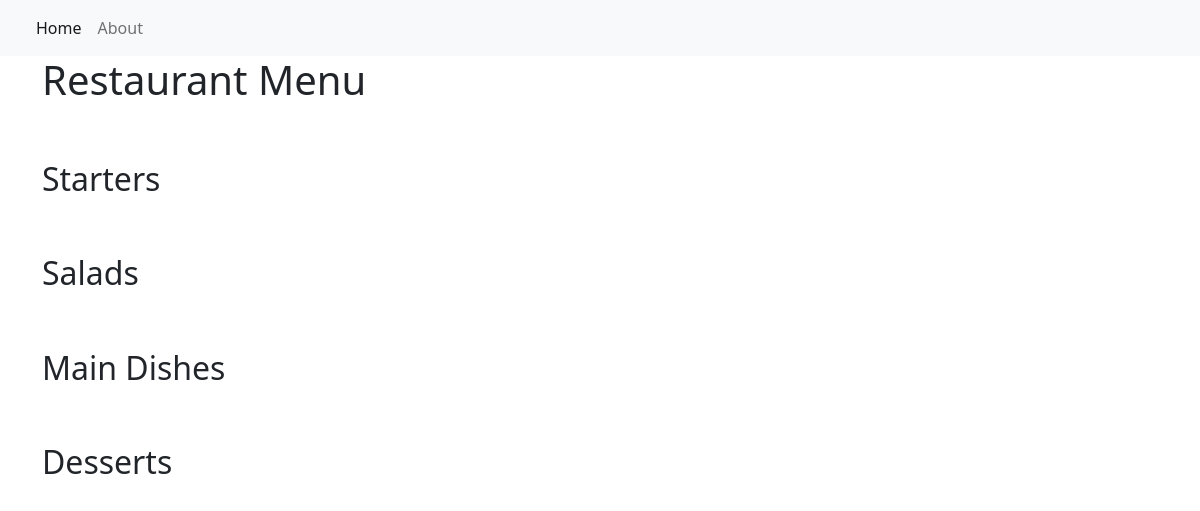
Before: / with the older database file.
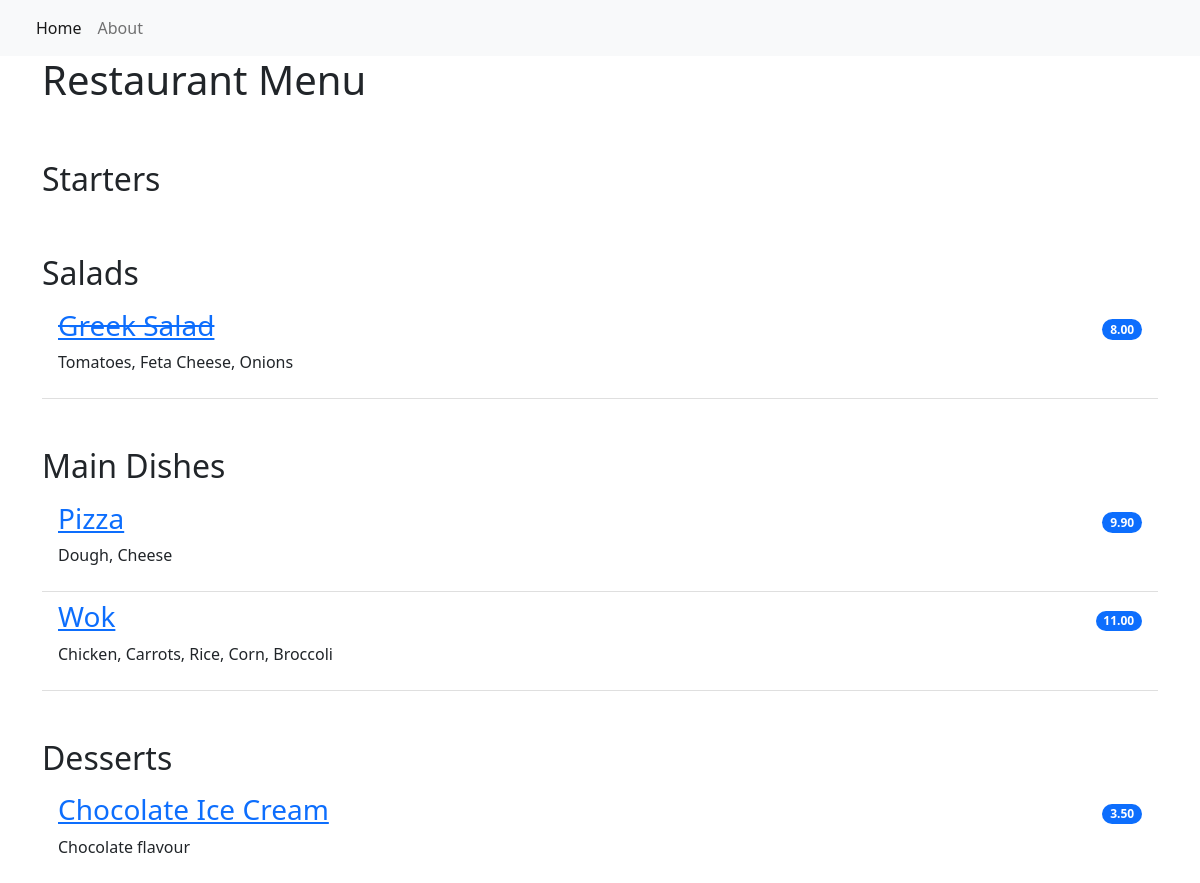
After: the same page with the newer database file.
### restaurant_menu/models.py (models this page shows)
class Item(models.Model):
    meal = models.CharField(max_length=1000, unique=True)
    description = models.CharField(max_length=2000)
    price = models.DecimalField(max_digits=10, decimal_places=2)
    meal_type = models.CharField(max_length=200, choices=MEAL_TYPE)
    author = models.ForeignKey(User, on_delete=models.PROTECT)
    status = models.IntegerField(choices=STATUS, default=0)
    date_created = models.DateTimeField(auto_now_add=True)
    date_updated = models.DateTimeField(auto_now=True)

### restaurant_menu/views.py (the view)
# urls.py: path('', views.MenuList.as_view(), name='home'),
class MenuList(generic.ListView):
    queryset = Item.objects.order_by("date_created")
    template_name = "index.html"
    def get_context_data(self, **kwargs):
        context = super().get_context_data(**kwargs)
        context["meals"] = MEAL_TYPE
        return context

### restaurant_menu/templates/index.html
{% extends 'base.html' %}
{% block content %}
<div class="container">
  <h1>Restaurant Menu</h1>
    <ul class="list-group list-group-flush">
        {% for meal in meals %}
            <h2 class="pt-5">{{ meal.1 }}</h2>
                {% for row in item_list %}
                    {% if row.meal_type == meal.0 %}
                        {% if row.status == 0 %}
                        <li class="list-group-item d-flex justify-content-between align-items-center border-0 pb-0">
                            <a href="{% url 'menu_item' row.pk %}"><h3><del>{{ row.meal }}</del></h3></a>
                            <span class="badge bg-primary rounded-pill">{{ row.price }}</span>
                        </li>
                        <li class="list-group-item pt-0">
                            <p>{{ row.description }}</p>
                        </li>
                        {% else %}
                        <li class="list-group-item d-flex justify-content-between align-items-center border-0 pb-0">
                            <a href="{% url 'menu_item' row.pk %}"><h3>{{ row.meal }}</h3></a>
                            <span class="badge bg-primary rounded-pill">{{ row.price }}</span>
                        </li>
                        <li class="list-group-item pt-0">
                            <p>{{ row.description }}</p>
                        </li>
                        {% endif %}
                    {% endif %}
                {% endfor %}
        {% endfor %}
    </ul>
</div>
{% endblock content %}

### restaurant_menu/templates/base.html (shortened to what this page needs)
<!DOCTYPE html>
<html lang="en">
    <head>
        <link href="https://cdn.jsdelivr.net/npm/bootstrap@5.2.0-beta1/dist/css/bootstrap.min.css" rel="stylesheet">
    </head>
    <body>
        <nav class="navbar navbar-expand-lg bg-light">
            <div class="container-fluid">
                <div class="collapse navbar-collapse" id="navbarNav">
                    <ul class="navbar-nav">
                         <li class="nav-item">
                            <a class="nav-link active" aria-current="page" href="{% url 'home' %}">Home</a>
                        </li>
                        <li class="nav-item">
                            <a class="nav-link" aria-current="page" href="{% url 'home' %}">About</a>
                        </li>
                    </ul>
                </div>
            </div>
        </nav>
        {% block content %}
        {% endblock content %}
    </body>
</html>

Changed rows visible on the page:
added Item: meal "Greek Salad", price "8.00", description "Tomatoes, Feta Cheese, Onions", shown under "Salads"
added Item: meal "Pizza", price "9.90", description "Dough, Cheese", shown under "Main Dishes"
added Item: meal "Wok", price "11.00", description "Chicken, Carrots, Rice, Corn, Broccoli", shown under "Main Dishes"
added Item: meal "Chocolate Ice Cream", price "3.50", description "Chocolate flavour", shown under "Desserts"
